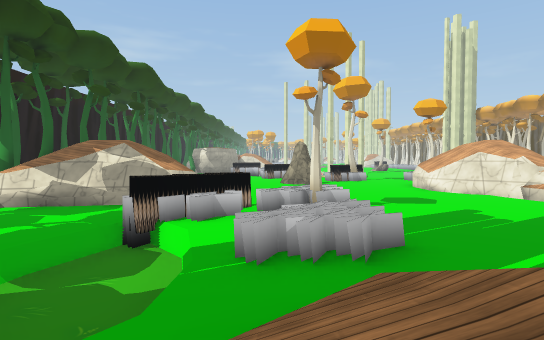
[1] (above)

24 first-person views from a walk through a scene from a Unity 3-D project. The camera is 1.4 m above the floor, tilts 2° down and sees 80° across. The floor is counted in squares, 2 m on a side. Each view is taken from the middle of a square. On the plan, view 1 faces up. The plan holds only what a view shows up to about 10 squares ahead; the rest is blank. The place goes on beyond the plan. Some surface patterns are stand-ins.

[2]
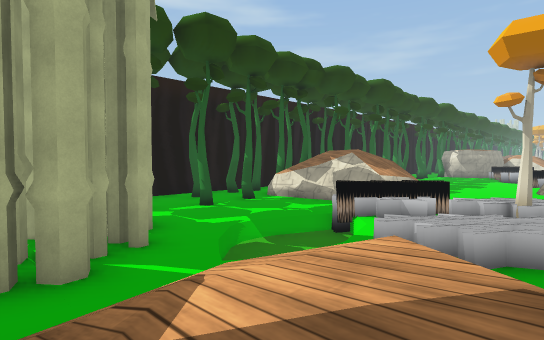

[3]
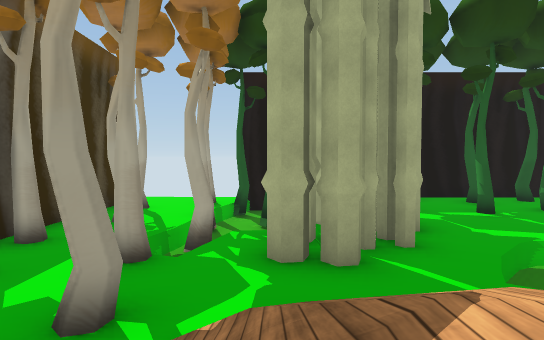

[4]
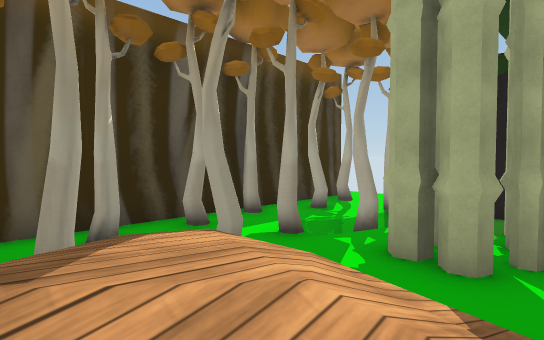

[5]
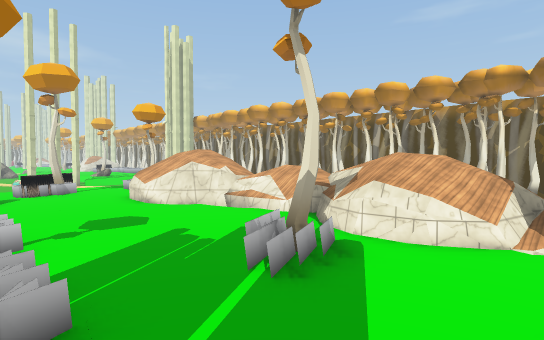

[6]
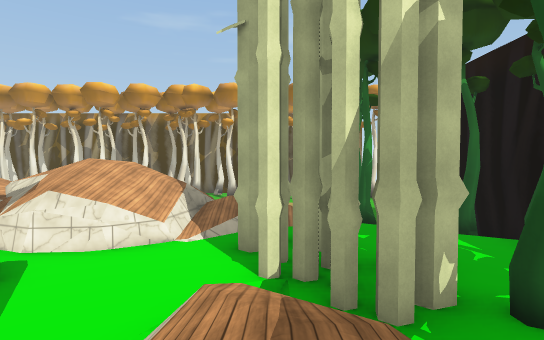

[7]
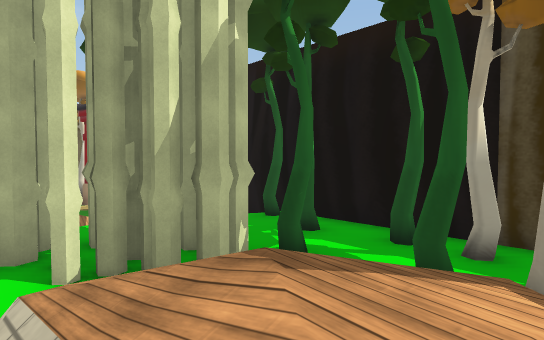

[8]
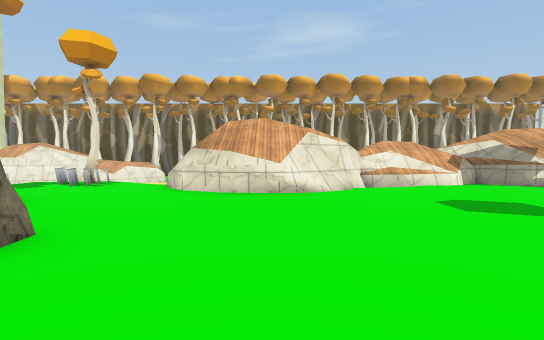

[9]
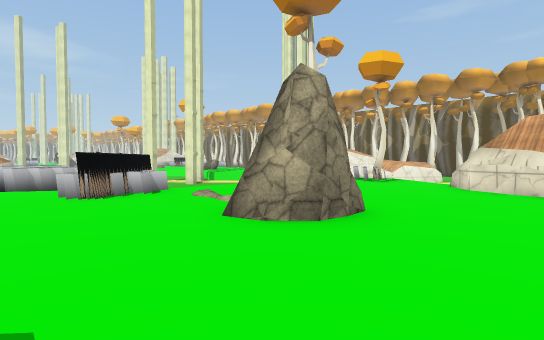

[10]
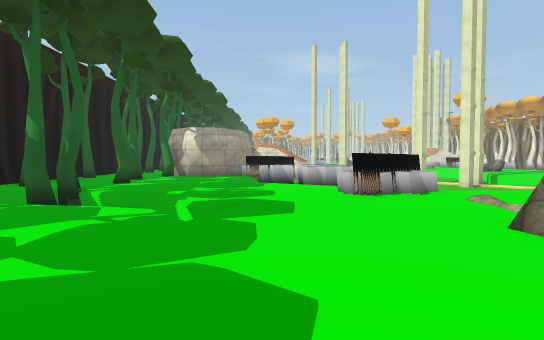

[11]
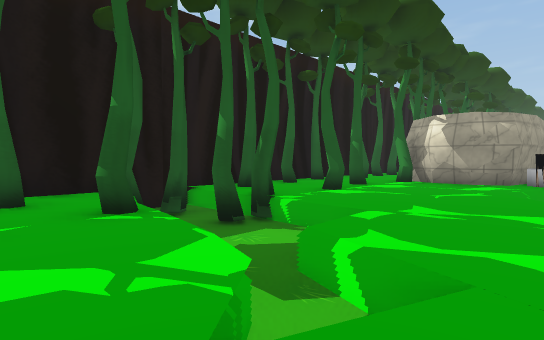

[12]
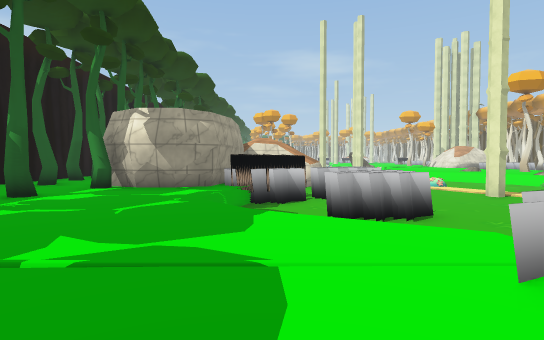

[13]
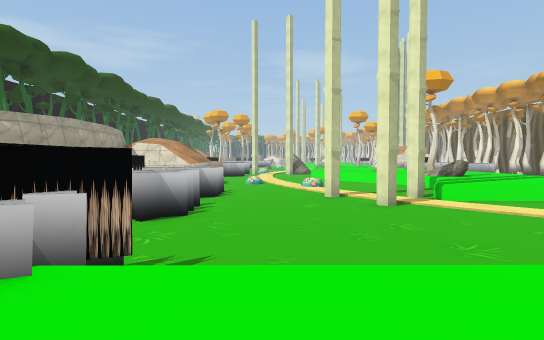

[14]
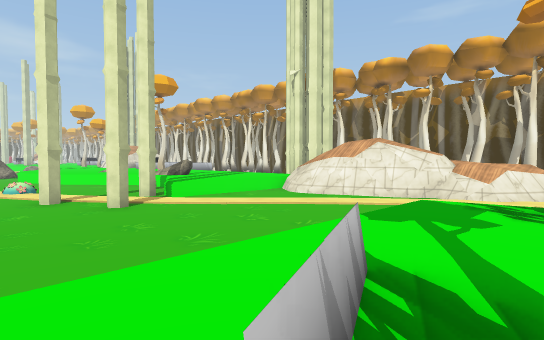

[15]
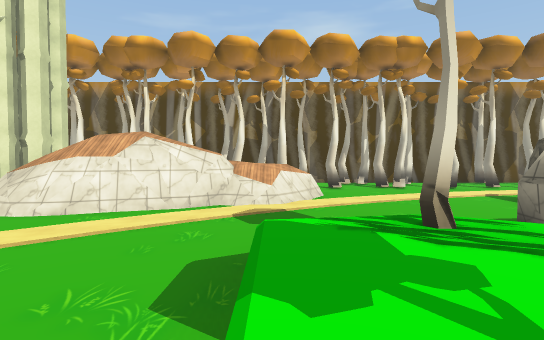

[16]
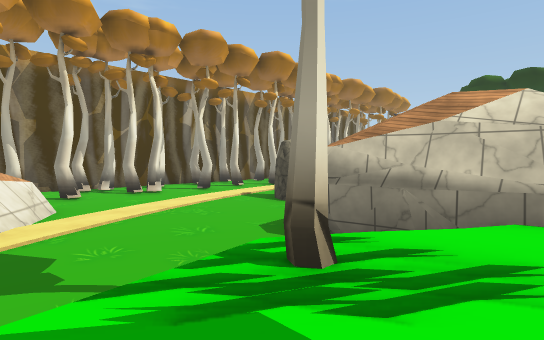

[17]
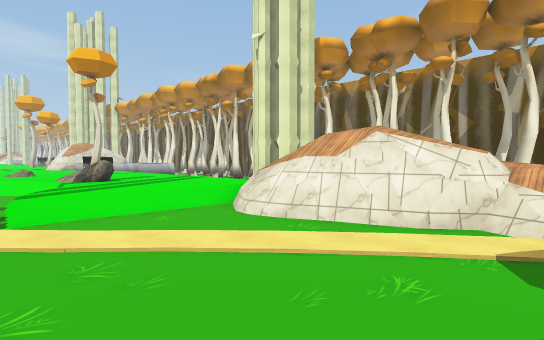

[18]
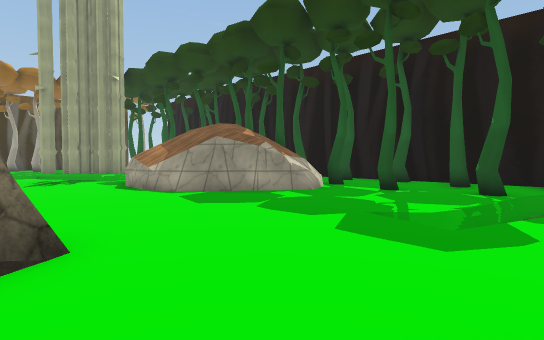

[19]
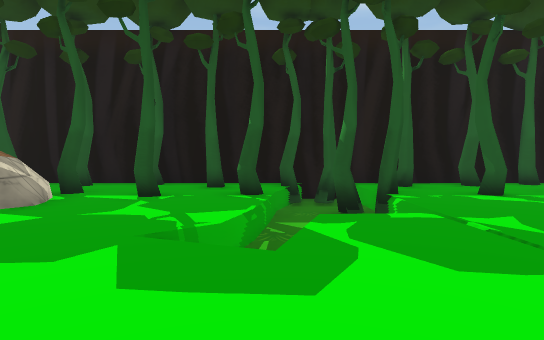

[20]
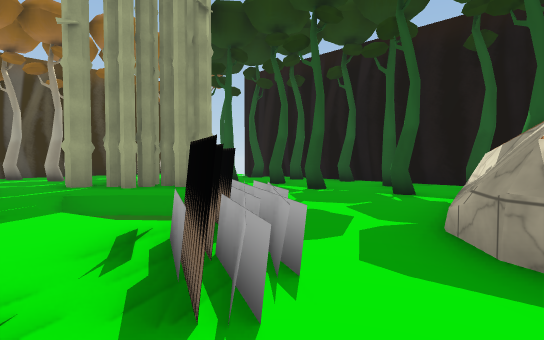

[21]
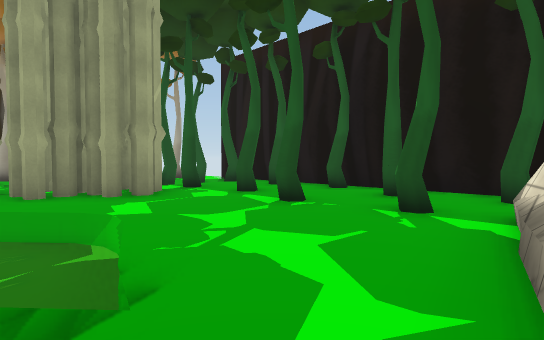

[22]
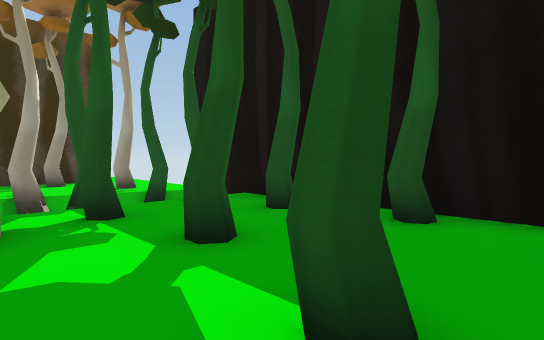

[23]
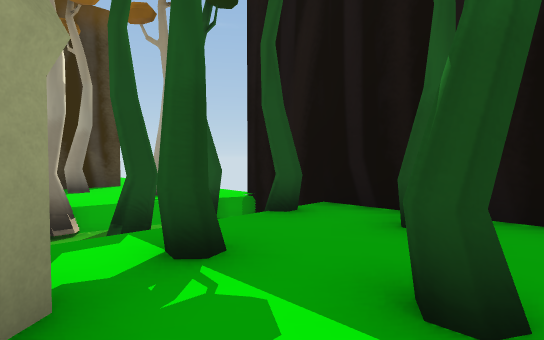

[24]
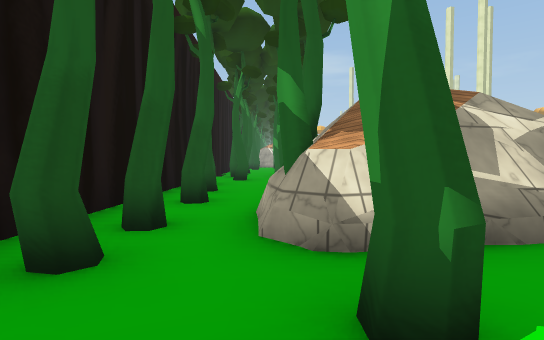

### Floor plan
Key: @ floor where view 1 was taken; # wall or solid block; x gap in a wall; . main floor; : floor 1 m higher than the main floor; - floor 1 m lower than the main floor; + floor 1.75 m higher than the main floor; * floor 2 m higher than the main floor; % floor 2.5 m higher than the main floor; & floor 2.75 m higher than the main floor; $ floor 3 m higher than the main floor; / step, stairs or slope; = window, fence, low wall or low ledge; ^ raised ledge; v drop or lower ground; T thing the floor can be seen under or through; R tree; C rock; O other object.
Columns run from 10 left of view 1 to 17 right of it. Each row starts with its distance up from view 1.
 30                   -^CC
 29               --  -^^^
 28               --- -^^^^
 27 #      #O-O----#--^^^^^^
 26 # #.   #O- -------^^^^^^##
 25 # ..####-- O----#-----=
 24 ##.....=--OO----------#+
 23 #..#.../  O-----------##&
 22 #.#..../-  -----------/#%
 21 #...#...// ------------#*
 20 #........./O-----------##:
 19  v#xvv////OO////////---==:
 18  vvvvv/...O...R....O----===#
 17 #..vvvvv......O...RO-------#
 16 #.#....v....  .....---------
 15 #...#......CC.....###-------
 14 ##.........C....###  ------
 13 #...###.........#     ----
 12 #.#.  ##........#      CC-
 11 #...   #........##     C
 10 #..    #^........##
  9 #..T ###.........v#
  8 #.#T###....R......^
  7 #.#........O......#=
  6 #...#...O........=#*
  5 #.#....vv..O...R.##&
  4 #...#..vvvOO.....#&$
  3 ##.#...vvv.......#*%
  2 #.#...#=v/== ..../#/
  1 #....###..////=...//
  0 #vxvv####.@////###./
 -1 #vvvv ###./// x###./
 -2 #.xvvv#v#//   .##.. #
 -3  .#.#vvv#..##.#...  #
 -4  ....#....###..#..
 -5   .....#.## ##...#=#
 -6   ###################

Where each view was taken, in squares from view 1:
view 1: 0 up, 0 right, facing up
view 2: 1 down, 2 right, facing up-left
view 3: 1 down, 2 right, facing left
view 4: 1 up, 2 right, facing down-left
view 5: 1 up, 1 right, facing up-right
view 6: 0 up, 1 right, facing right
view 7: 1 up, 1 right, facing down-right
view 8: 12 up, 1 left, facing right
view 9: 12 up, 2 left, facing up-right
view 10: 12 up, 2 left, facing up
view 11: 15 up, 2 left, facing up-left
view 12: 17 up, 2 left, facing up
view 13: 17 up, 3 right, facing up
view 14: 17 up, 3 right, facing up-right
view 15: 19 up, 5 right, facing right
view 16: 19 up, 7 right, facing down-right
view 17: 19 up, 7 right, facing up-right
view 18: 18 up, 1 right, facing down-left
view 19: 17 up, 0 right, facing left
view 20: 9 up, 0 right, facing down-left
view 21: 8 up, 2 left, facing down-left
view 22: 5 up, 5 left, facing down-left
view 23: 3 up, 5 left, facing down-left
view 24: 5 up, 7 left, facing up
